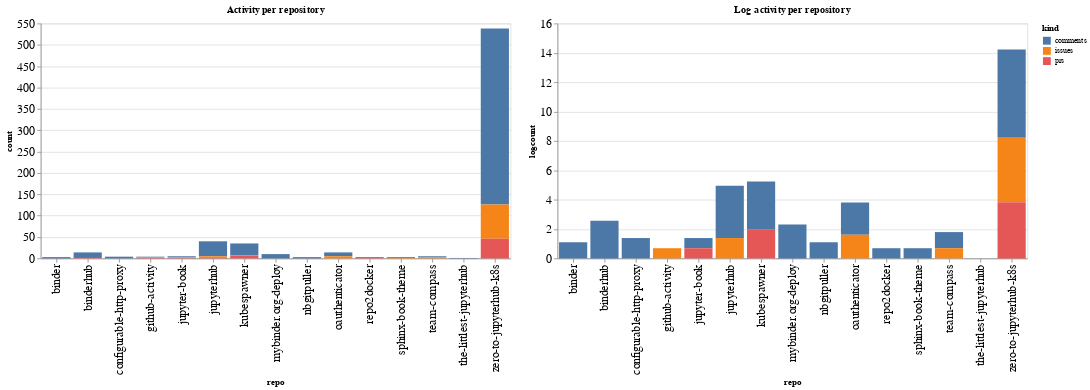

Source (notebook cell):
### Code cell
ch1 = alt.Chart(repo_summaries, width=600, title="Activity per repository").mark_bar().encode(
    x='repo',
    y='count',
    color='kind',
    tooltip="kind"
)

ch2 = alt.Chart(repo_summaries, width=600, title="Log activity per repository").mark_bar().encode(
    x='repo',
    y='logcount',
    color='kind',
    tooltip="kind"
)

ch1 | ch2

### Figure 1 — Vega-Lite specification as saved in the notebook (floating-point values rounded to 4 significant figures)
{"config": {"axisLeft": {"labelFontSize": 15}, "axisBottom": {"labelFontSize": 15}}, "hconcat": [{"mark": "bar", "encoding": {"color": {"type": "nominal", "field": "kind"}, "tooltip": {"type": "nominal", "field": "kind"}, "x": {"type": "nominal", "field": "repo"}, "y": {"type": "quantitative", "field": "count"}}, "title": "Activity per repository", "width": 600}, {"mark": "bar", "encoding": {"color": {"type": "nominal", "field": "kind"}, "tooltip": {"type": "nominal", "field": "kind"}, "x": {"type": "nominal", "field": "repo"}, "y": {"type": "quantitative", "field": "logcount"}}, "title": "Log activity per repository", "width": 600}], "data": {"name": "data-335098cacc9e2bc9959014271bc2ecd3"}, "$schema": "https://vega.github.io/schema/vega-lite/v4.8.1.json", "datasets": {"data-335098cacc9e2bc9959014271bc2ecd3": [{"repo": "binder", "kind": "comments", "count": 3, "logcount": 1.099}, {"repo": "binderhub", "kind": "comments", "count": 13, "logcount": 2.565}, {"repo": "binderhub", "kind": "prs", "count": 1, "logcount": 0.0}, {"repo": "configurable-http-proxy", "kind": "comments", "count": 4, "logcount": 1.386}, {"repo": "github-activity", "kind": "comments", "count": 1, "logcount": 0.0}, {"repo": "github-activity", "kind": "issues", "count": 2, "logcount": 0.6931}, {"repo": "github-activity", "kind": "prs", "count": 1, "logcount": 0.0}, {"repo": "jupyter-book", "kind": "comments", "count": 2, "logcount": 0.6931}, {"repo": "jupyter-book", "kind": "issues", "count": 1, "logcount": 0.0}, {"repo": "jupyter-book", "kind": "prs", "count": 2, "logcount": 0.6931}, {"repo": "jupyterhub", "kind": "comments", "count": 35, "logcount": 3.555}, {"repo": "jupyterhub", "kind": "issues", "count": 4, "logcount": 1.386}, {"repo": "jupyterhub", "kind": "prs", "count": 1, "logcount": 0.0}, {"repo": "kubespawner", "kind": "comments", "count": 27, "logcount": 3.296}, {"repo": "kubespawner", "kind": "issues", "count": 1, "logcount": 0.0}, {"repo": "kubespawner", "kind": "prs", "count": 7, "logcount": 1.946}, {"repo": "mybinder.org-deploy", "kind": "comments", "count": 10, "logcount": 2.303}, {"repo": "nbgitpuller", "kind": "comments", "count": 3, "logcount": 1.099}, {"repo": "oauthenticator", "kind": "comments", "count": 9, "logcount": 2.197}, {"repo": "oauthenticator", "kind": "issues", "count": 5, "logcount": 1.609}, {"repo": "repo2docker", "kind": "comments", "count": 2, "logcount": 0.6931}, {"repo": "repo2docker", "kind": "prs", "count": 1, "logcount": 0.0}, {"repo": "sphinx-book-theme", "kind": "comments", "count": 2, "logcount": 0.6931}, {"repo": "sphinx-book-theme", "kind": "issues", "count": 1, "logcount": 0.0}, {"repo": "team-compass", "kind": "comments", "count": 3, "logcount": 1.099}, {"repo": "team-compass", "kind": "issues", "count": 2, "logcount": 0.6931}, {"repo": "the-littlest-jupyterhub", "kind": "comments", "count": 1, "logcount": 0.0}, {"repo": "zero-to-jupyterhub-k8s", "kind": "comments", "count": 412, "logcount": 6.021}, {"repo": "zero-to-jupyterhub-k8s", "kind": "issues", "count": 80, "logcount": 4.382}, {"repo": "zero-to-jupyterhub-k8s", "kind": "prs", "count": 46, "logcount": 3.829}]}}
